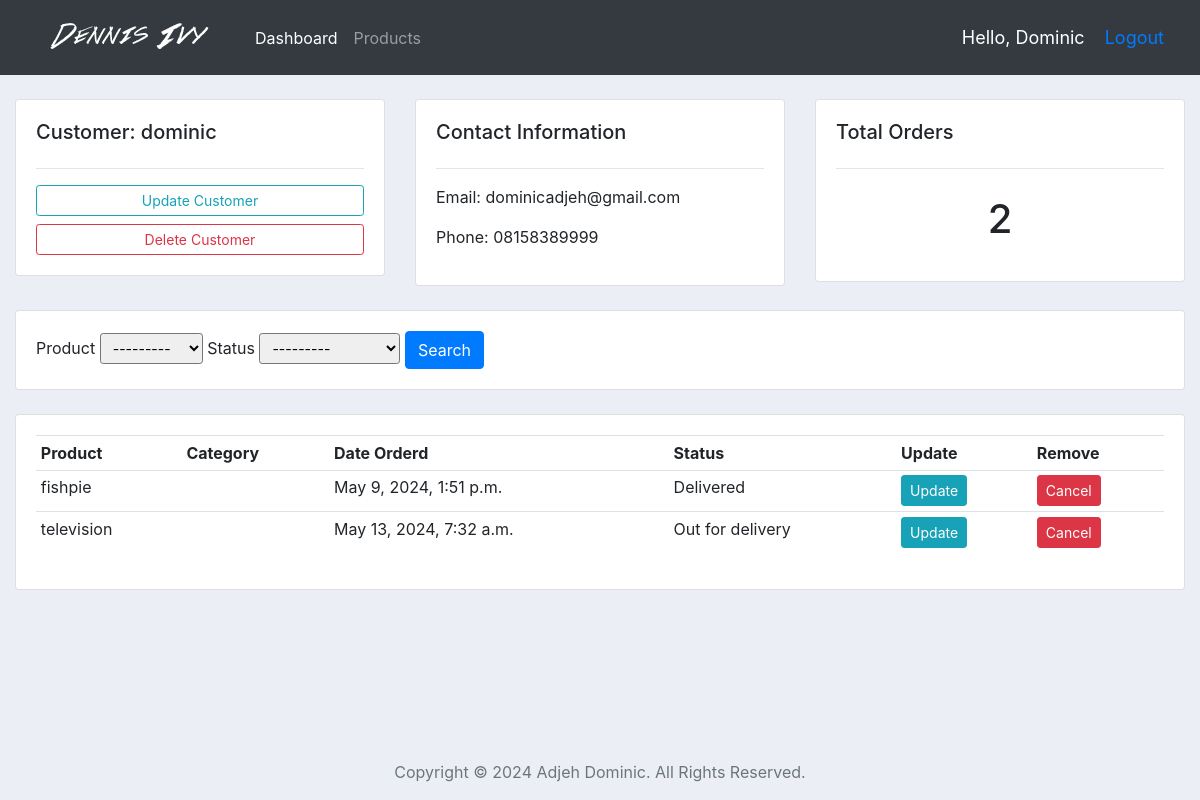
The app's page /customer/1/ (signed in) with its own data.
### mgntApp/models.py (models this page shows, shortened)
class Customer(models.Model):
    user = models.OneToOneField(User, null=True,blank=True, on_delete=models.CASCADE)
    name = models.CharField(max_length=200, null=True)
    phone = models.CharField(max_length=200, null=True)
    email = models.CharField(max_length=200, null=True)
    profile_pic = models.ImageField(default="tega_logo.png", null=True, blank=True)
    date_created = models.DateTimeField(auto_now_add=True, null=True, blank=True)

class Order(models.Model):
	STATUS = (
			('Pending', 'Pending'),
			('Out for delivery', 'Out for delivery'),
			('Delivered', 'Delivered'),
			)
	customer = models.ForeignKey(Customer, on_delete= models.SET_NULL, null=True)
	product = models.ForeignKey(Product, on_delete= models.SET_NULL, null=True)
	date_created = models.DateTimeField(auto_now_add=True, null=True, blank=True)
	status = models.CharField(max_length=200, null=True, choices=STATUS)

class Product(models.Model):
	CATEGORY = (
			('Indoor', 'Indoor'),
			('Out Door', 'Out Door'),
			)
	name = models.CharField(max_length=200, null=True)
	price = models.FloatField(null=True)
	category = models.CharField(max_length=200, null=True, choices=CATEGORY)
	description = models.TextField()
	date_created = models.DateTimeField(auto_now_add=True, null=True, blank=True)
	def __str__(self):
		return self.name

### mgntApp/views.py (the view)
# urls.py: path('customer/<str:pk>/', views.customer, name="customer"),
@login_required(login_url='login')
def customer(request, pk):
	customer = Customer.objects.get(id=pk)
	orders = customer.order_set.all()
	total_orders = orders.count()
	orderFilter = OrderFilter(request.GET, queryset=orders)
	orders = orderFilter.qs
	context = {'customer':customer, 'orders':orders, 'total_orders':total_orders,
	'filter':orderFilter}
	return render(request, 'accounts/customer.html', context)

### mgntApp/templates/accounts/customer.html
{% extends 'accounts/main_template.html' %}
{% block content %}
{% load widget_tweaks %}
<br>
<div class="row">
	<div class="col-md">
		<div class="card card-body">
			<h5>Customer: {{customer.name}}</h5>
			<hr>
			<a class="btn btn-outline-info  btn-sm btn-block" href="">Update Customer</a>
			<a class="btn btn-outline-danger  btn-sm btn-block" href="">Delete Customer</a>
		</div>
	</div>
	<div class="col-md">
		<div class="card card-body">
			<h5>Contact Information</h5>
			<hr>
			<p>Email:  {{customer.email}}</p>
			<p>Phone:  {{customer.phone}}</p>
		</div>
	</div>
	<div class="col-md">
		<div class="card card-body">
			<h5>Total Orders</h5>
			<hr>
			<h1 style="text-align: center;padding: 10px">{{total_orders}}</h1>
		</div>
	</div>
</div>
<br>
<div class="row">
	<div class="col">
		<div class="card card-body">
			<form method="get">
		    {% for field in filter.form %}
		    	{{field.label}}
		    	{{field|add_class:'form-control-sm'}}
		    {% endfor %}
		    <button class="btn btn-primary" type="submit">Search</button>
		  </form>
		</div>
	</div>
</div>
<br>
<div class="row">
	<div class="col-md">
		<div class="card card-body">
			<table class="table table-sm">
				<tr>
					<th>Product</th>
					<th>Category</th>
					<th>Date Orderd</th>
					<th>Status</th>
					<th>Update</th>
					<th>Remove</th>
				</tr>
				{% for order in orders %}
					<tr>
						<td>{{order.product}}</td>
						<td>{{order.category}}</td>
						<td>{{order.date_created}}</td>
						<td>{{order.status}}</td>
						<td><a class="btn btn-sm btn-info" href="{% url 'update_order' order.id %}">Update</a></td>
						<td><a class="btn btn-sm btn-danger" href="{% url 'delete_order' order.id %}">Cancel</a></td>
					</tr>
				{% endfor %}
			</table>
		</div>
	</div>
</div>
{% endblock content %}

### mgntApp/templates/accounts/navbar.html (shortened to what this page needs)
{% load static %}
<nav class="navbar navbar-expand-lg navbar-dark bg-dark">
  <a class="nav-link" href="{% url 'dashboard' %}">
    <img id="logo" src="{% static 'images/logo.png' %}">
  </a>
  <div class="collapse navbar-collapse" id="navbarSupportedContent">
    <ul class="navbar-nav mr-auto">
      {% if request.user.is_staff %}
      <li class="nav-item active">
        <a class="nav-link" href="{% url 'dashboard' %}">Dashboard</a>
      </li>
      <li class="nav-item">
        <a class="nav-link" href="{% url 'products' %}">Products</a>
      </li>
      {% else %}
      <li class="nav-item">
        <a class="nav-link" href="{% url 'account' %}">Settings</a>
      </li>
      {% endif %}
    </ul>
  </div>
  <span class="hello-msg">Hello, {{request.user|capfirst}} </span>
  <span class="hello-msg"><a href="{% url 'logout' %}">Logout</a></span>
</nav>

### mgntApp/static/css/main.css (style rules this page uses)
body { background-color: #ebeff5; }

### mgntApp/templates/accounts/main_template.html (style rules this page uses)
body { background-color: #ebeff5; }

### mgntApp/templates/accounts/navbar.html (style rules this page uses)
.hello-msg { font-size: 18px; color: #fff; margin-right: 20px; }

### records on screen
Customer: name "dominic", email "dominicadjeh@gmail.com", phone "08158389999"
Order: product "fishpie", date_created "May 9, 2024, 1:51 p.m.", status "Delivered"
Order: product "television", date_created "May 13, 2024, 7:32 a.m.", status "Out for delivery"

### other values on screen
{{ request.user|capfirst }} "Dominic"
{{ total_orders }} "2"
{{ field.label }} "Product" "Status"
